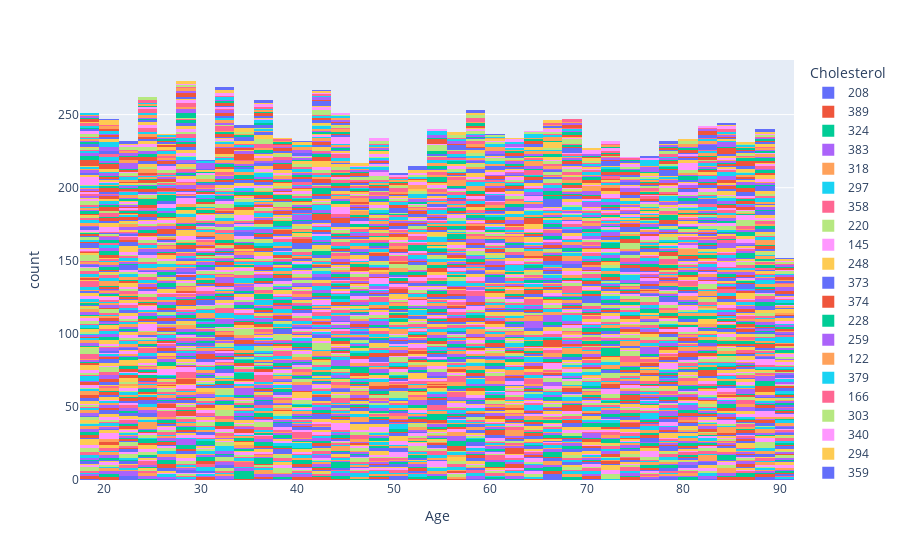

This figure's notebook cell:
### Code cell
# Draw the plot of age column group by cp column

fig = px.histogram(data_frame=df, x='Age', color='Cholesterol')
fig.show()
